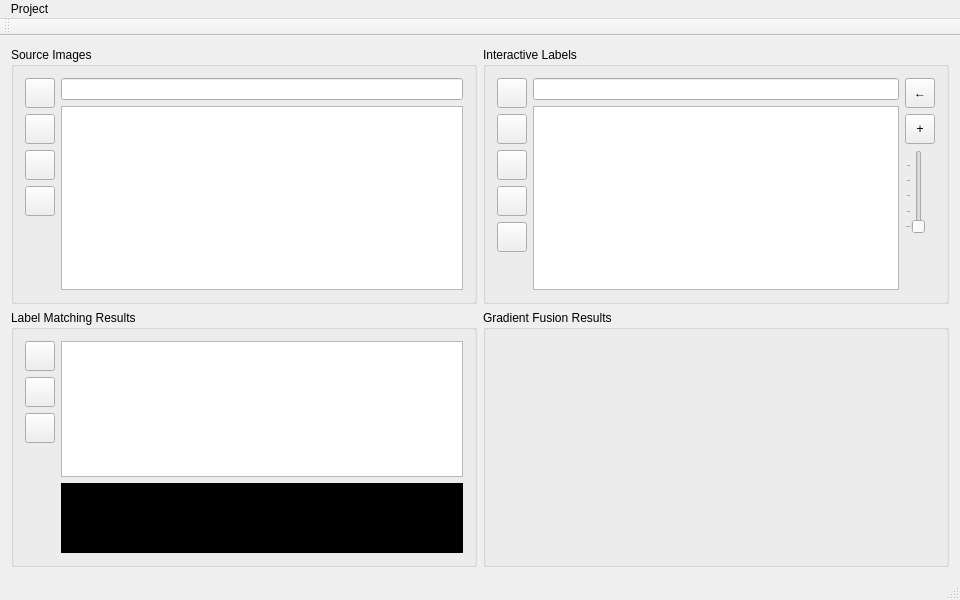
<?xml version="1.0" encoding="UTF-8"?>
<ui version="4.0">
 <class>InteractiveDigitalMontageClass</class>
 <widget class="QMainWindow" name="InteractiveDigitalMontageClass">
  <property name="geometry">
   <rect>
    <x>0</x>
    <y>0</y>
    <width>960</width>
    <height>600</height>
   </rect>
  </property>
  <property name="windowTitle">
   <string>InteractiveDigitalMontage</string>
  </property>
  <widget class="QWidget" name="centralWidget">
   <layout class="QGridLayout" name="gridLayout" rowstretch="1,1" columnstretch="1,1" rowminimumheight="0,0">
    <item row="0" column="0">
     <widget class="QGroupBox" name="groupBox_2">
      <property name="title">
       <string>Source Images</string>
      </property>
      <layout class="QHBoxLayout" name="horizontalLayout">
       <item>
        <layout class="QVBoxLayout" name="verticalLayout">
         <item>
          <widget class="QToolButton" name="toolButtonPreImg1">
           <property name="sizePolicy">
            <sizepolicy hsizetype="Minimum" vsizetype="Fixed">
             <horstretch>0</horstretch>
             <verstretch>0</verstretch>
            </sizepolicy>
           </property>
           <property name="minimumSize">
            <size>
             <width>30</width>
             <height>30</height>
            </size>
           </property>
           <property name="toolTip">
            <string>&lt;html&gt;&lt;head/&gt;&lt;body&gt;&lt;p&gt;Previous Image&lt;/p&gt;&lt;/body&gt;&lt;/html&gt;</string>
           </property>
           <property name="whatsThis">
            <string>&lt;html&gt;&lt;head/&gt;&lt;body&gt;&lt;p&gt;&lt;br/&gt;&lt;/p&gt;&lt;/body&gt;&lt;/html&gt;</string>
           </property>
           <property name="text">
            <string notr="true"/>
           </property>
           <property name="icon">
            <iconset resource="InteractiveDigitalMontage.qrc">
             <normaloff>:/InteractiveDigitalMontage/rsc/Up.png</normaloff>:/InteractiveDigitalMontage/rsc/Up.png</iconset>
           </property>
           <property name="iconSize">
            <size>
             <width>20</width>
             <height>20</height>
            </size>
           </property>
          </widget>
         </item>
         <item>
          <widget class="QToolButton" name="toolButtonNextImg1">
           <property name="sizePolicy">
            <sizepolicy hsizetype="Minimum" vsizetype="Fixed">
             <horstretch>0</horstretch>
             <verstretch>0</verstretch>
            </sizepolicy>
           </property>
           <property name="minimumSize">
            <size>
             <width>30</width>
             <height>30</height>
            </size>
           </property>
           <property name="toolTip">
            <string>&lt;html&gt;&lt;head/&gt;&lt;body&gt;&lt;p&gt;Next Image&lt;/p&gt;&lt;/body&gt;&lt;/html&gt;</string>
           </property>
           <property name="whatsThis">
            <string>&lt;html&gt;&lt;head/&gt;&lt;body&gt;&lt;p&gt;&lt;br/&gt;&lt;/p&gt;&lt;/body&gt;&lt;/html&gt;</string>
           </property>
           <property name="text">
            <string notr="true"/>
           </property>
           <property name="icon">
            <iconset resource="InteractiveDigitalMontage.qrc">
             <normaloff>:/InteractiveDigitalMontage/rsc/Down.png</normaloff>:/InteractiveDigitalMontage/rsc/Down.png</iconset>
           </property>
           <property name="iconSize">
            <size>
             <width>20</width>
             <height>20</height>
            </size>
           </property>
          </widget>
         </item>
         <item>
          <widget class="QToolButton" name="toolButtonAppendSrcImgs">
           <property name="sizePolicy">
            <sizepolicy hsizetype="Minimum" vsizetype="Fixed">
             <horstretch>0</horstretch>
             <verstretch>0</verstretch>
            </sizepolicy>
           </property>
           <property name="minimumSize">
            <size>
             <width>30</width>
             <height>30</height>
            </size>
           </property>
           <property name="toolTip">
            <string>&lt;html&gt;&lt;head/&gt;&lt;body&gt;&lt;p&gt;Append Source Images&lt;/p&gt;&lt;/body&gt;&lt;/html&gt;</string>
           </property>
           <property name="whatsThis">
            <string>&lt;html&gt;&lt;head/&gt;&lt;body&gt;&lt;p&gt;&lt;br/&gt;&lt;/p&gt;&lt;/body&gt;&lt;/html&gt;</string>
           </property>
           <property name="text">
            <string notr="true"/>
           </property>
           <property name="icon">
            <iconset resource="InteractiveDigitalMontage.qrc">
             <normaloff>:/InteractiveDigitalMontage/rsc/LoadFiles.png</normaloff>:/InteractiveDigitalMontage/rsc/LoadFiles.png</iconset>
           </property>
           <property name="iconSize">
            <size>
             <width>20</width>
             <height>20</height>
            </size>
           </property>
          </widget>
         </item>
         <item>
          <widget class="QToolButton" name="toolButtonClearSrcImgs">
           <property name="sizePolicy">
            <sizepolicy hsizetype="Minimum" vsizetype="Fixed">
             <horstretch>0</horstretch>
             <verstretch>0</verstretch>
            </sizepolicy>
           </property>
           <property name="minimumSize">
            <size>
             <width>30</width>
             <height>30</height>
            </size>
           </property>
           <property name="toolTip">
            <string>&lt;html&gt;&lt;head/&gt;&lt;body&gt;&lt;p&gt;Clear all Source Images&lt;/p&gt;&lt;/body&gt;&lt;/html&gt;</string>
           </property>
           <property name="whatsThis">
            <string>&lt;html&gt;&lt;head/&gt;&lt;body&gt;&lt;p&gt;&lt;br/&gt;&lt;/p&gt;&lt;/body&gt;&lt;/html&gt;</string>
           </property>
           <property name="text">
            <string notr="true"/>
           </property>
           <property name="icon">
            <iconset resource="InteractiveDigitalMontage.qrc">
             <normaloff>:/InteractiveDigitalMontage/rsc/DeleteFiles.png</normaloff>:/InteractiveDigitalMontage/rsc/DeleteFiles.png</iconset>
           </property>
           <property name="iconSize">
            <size>
             <width>20</width>
             <height>20</height>
            </size>
           </property>
          </widget>
         </item>
         <item>
          <widget class="QLabel" name="labelSrcLblCol">
           <property name="sizePolicy">
            <sizepolicy hsizetype="Minimum" vsizetype="Preferred">
             <horstretch>0</horstretch>
             <verstretch>0</verstretch>
            </sizepolicy>
           </property>
           <property name="text">
            <string/>
           </property>
           <property name="alignment">
            <set>Qt::AlignCenter</set>
           </property>
          </widget>
         </item>
         <item>
          <spacer name="verticalSpacer">
           <property name="orientation">
            <enum>Qt::Vertical</enum>
           </property>
           <property name="sizeHint" stdset="0">
            <size>
             <width>20</width>
             <height>40</height>
            </size>
           </property>
          </spacer>
         </item>
        </layout>
       </item>
       <item>
        <layout class="QVBoxLayout" name="verticalLayout_4">
         <item>
          <widget class="QLineEdit" name="lineEditSrcImgs">
           <property name="readOnly">
            <bool>true</bool>
           </property>
          </widget>
         </item>
         <item>
          <widget class="MontageGraphicsView" name="graphicsViewSrcImgs">
           <property name="cursor" stdset="0">
            <cursorShape>CrossCursor</cursorShape>
           </property>
          </widget>
         </item>
        </layout>
       </item>
      </layout>
     </widget>
    </item>
    <item row="0" column="1">
     <widget class="QGroupBox" name="groupBox">
      <property name="title">
       <string>Interactive Labels</string>
      </property>
      <layout class="QHBoxLayout" name="horizontalLayout_2">
       <item>
        <layout class="QVBoxLayout" name="verticalLayout_2">
         <item>
          <widget class="QToolButton" name="toolButtonPreImg2">
           <property name="sizePolicy">
            <sizepolicy hsizetype="Minimum" vsizetype="Fixed">
             <horstretch>0</horstretch>
             <verstretch>0</verstretch>
            </sizepolicy>
           </property>
           <property name="minimumSize">
            <size>
             <width>30</width>
             <height>30</height>
            </size>
           </property>
           <property name="toolTip">
            <string>&lt;html&gt;&lt;head/&gt;&lt;body&gt;&lt;p&gt;Previous Image&lt;/p&gt;&lt;/body&gt;&lt;/html&gt;</string>
           </property>
           <property name="whatsThis">
            <string>&lt;html&gt;&lt;head/&gt;&lt;body&gt;&lt;p&gt;&lt;br/&gt;&lt;/p&gt;&lt;/body&gt;&lt;/html&gt;</string>
           </property>
           <property name="text">
            <string notr="true"/>
           </property>
           <property name="icon">
            <iconset resource="InteractiveDigitalMontage.qrc">
             <normaloff>:/InteractiveDigitalMontage/rsc/Up.png</normaloff>:/InteractiveDigitalMontage/rsc/Up.png</iconset>
           </property>
           <property name="iconSize">
            <size>
             <width>20</width>
             <height>20</height>
            </size>
           </property>
          </widget>
         </item>
         <item>
          <widget class="QToolButton" name="toolButtonNextImg2">
           <property name="sizePolicy">
            <sizepolicy hsizetype="Minimum" vsizetype="Fixed">
             <horstretch>0</horstretch>
             <verstretch>0</verstretch>
            </sizepolicy>
           </property>
           <property name="minimumSize">
            <size>
             <width>30</width>
             <height>30</height>
            </size>
           </property>
           <property name="toolTip">
            <string>&lt;html&gt;&lt;head/&gt;&lt;body&gt;&lt;p&gt;Next Image&lt;/p&gt;&lt;/body&gt;&lt;/html&gt;</string>
           </property>
           <property name="whatsThis">
            <string>&lt;html&gt;&lt;head/&gt;&lt;body&gt;&lt;p&gt;&lt;br/&gt;&lt;/p&gt;&lt;/body&gt;&lt;/html&gt;</string>
           </property>
           <property name="text">
            <string notr="true"/>
           </property>
           <property name="icon">
            <iconset resource="InteractiveDigitalMontage.qrc">
             <normaloff>:/InteractiveDigitalMontage/rsc/Down.png</normaloff>:/InteractiveDigitalMontage/rsc/Down.png</iconset>
           </property>
           <property name="iconSize">
            <size>
             <width>20</width>
             <height>20</height>
            </size>
           </property>
          </widget>
         </item>
         <item>
          <widget class="QToolButton" name="toolButtonAppendLoadedLbls">
           <property name="sizePolicy">
            <sizepolicy hsizetype="Minimum" vsizetype="Fixed">
             <horstretch>0</horstretch>
             <verstretch>0</verstretch>
            </sizepolicy>
           </property>
           <property name="minimumSize">
            <size>
             <width>30</width>
             <height>30</height>
            </size>
           </property>
           <property name="toolTip">
            <string>&lt;html&gt;&lt;head/&gt;&lt;body&gt;&lt;p&gt;Load Lables Image. Make Sure:&lt;/p&gt;&lt;p&gt;1. Format is BMP&lt;/p&gt;&lt;p&gt;2. Back-ground Color is Black&lt;/p&gt;&lt;p&gt;3. Fore-ground Color is White&lt;/p&gt;&lt;p&gt;4. The Name of the Image is the Same as the One of the Correspond Source Image.(Eg. 0.bmp matches 0.png)&lt;/p&gt;&lt;p&gt;5. The Size of the Image Follows Rule 4&lt;/p&gt;&lt;/body&gt;&lt;/html&gt;</string>
           </property>
           <property name="whatsThis">
            <string>&lt;html&gt;&lt;head/&gt;&lt;body&gt;&lt;p&gt;&lt;br/&gt;&lt;/p&gt;&lt;/body&gt;&lt;/html&gt;</string>
           </property>
           <property name="text">
            <string notr="true"/>
           </property>
           <property name="icon">
            <iconset resource="InteractiveDigitalMontage.qrc">
             <normaloff>:/InteractiveDigitalMontage/rsc/LoadFiles.png</normaloff>:/InteractiveDigitalMontage/rsc/LoadFiles.png</iconset>
           </property>
           <property name="iconSize">
            <size>
             <width>20</width>
             <height>20</height>
            </size>
           </property>
          </widget>
         </item>
         <item>
          <widget class="QToolButton" name="toolButtonClearLbls">
           <property name="sizePolicy">
            <sizepolicy hsizetype="Minimum" vsizetype="Fixed">
             <horstretch>0</horstretch>
             <verstretch>0</verstretch>
            </sizepolicy>
           </property>
           <property name="minimumSize">
            <size>
             <width>30</width>
             <height>30</height>
            </size>
           </property>
           <property name="toolTip">
            <string>&lt;html&gt;&lt;head/&gt;&lt;body&gt;&lt;p&gt;Clear all Labels&lt;/p&gt;&lt;/body&gt;&lt;/html&gt;</string>
           </property>
           <property name="whatsThis">
            <string>&lt;html&gt;&lt;head/&gt;&lt;body&gt;&lt;p&gt;&lt;br/&gt;&lt;/p&gt;&lt;/body&gt;&lt;/html&gt;</string>
           </property>
           <property name="text">
            <string notr="true"/>
           </property>
           <property name="icon">
            <iconset resource="InteractiveDigitalMontage.qrc">
             <normaloff>:/InteractiveDigitalMontage/rsc/DeleteFiles.png</normaloff>:/InteractiveDigitalMontage/rsc/DeleteFiles.png</iconset>
           </property>
           <property name="iconSize">
            <size>
             <width>20</width>
             <height>20</height>
            </size>
           </property>
          </widget>
         </item>
         <item>
          <widget class="QToolButton" name="toolButtonClearCurrLbl">
           <property name="sizePolicy">
            <sizepolicy hsizetype="Minimum" vsizetype="Fixed">
             <horstretch>0</horstretch>
             <verstretch>0</verstretch>
            </sizepolicy>
           </property>
           <property name="minimumSize">
            <size>
             <width>30</width>
             <height>30</height>
            </size>
           </property>
           <property name="toolTip">
            <string>&lt;html&gt;&lt;head/&gt;&lt;body&gt;&lt;p&gt;Clear Labels on Current Image&lt;/p&gt;&lt;p&gt;Including Loaded Labels and Interactive Labels&lt;/p&gt;&lt;/body&gt;&lt;/html&gt;</string>
           </property>
           <property name="whatsThis">
            <string>&lt;html&gt;&lt;head/&gt;&lt;body&gt;&lt;p&gt;&lt;br/&gt;&lt;/p&gt;&lt;/body&gt;&lt;/html&gt;</string>
           </property>
           <property name="text">
            <string notr="true"/>
           </property>
           <property name="icon">
            <iconset resource="InteractiveDigitalMontage.qrc">
             <normaloff>:/InteractiveDigitalMontage/rsc/Delete.png</normaloff>:/InteractiveDigitalMontage/rsc/Delete.png</iconset>
           </property>
           <property name="iconSize">
            <size>
             <width>20</width>
             <height>20</height>
            </size>
           </property>
          </widget>
         </item>
         <item>
          <spacer name="verticalSpacer_2">
           <property name="orientation">
            <enum>Qt::Vertical</enum>
           </property>
           <property name="sizeHint" stdset="0">
            <size>
             <width>20</width>
             <height>40</height>
            </size>
           </property>
          </spacer>
         </item>
        </layout>
       </item>
       <item>
        <layout class="QVBoxLayout" name="verticalLayout_5">
         <item>
          <widget class="QLineEdit" name="lineEditIntrctLbls">
           <property name="readOnly">
            <bool>true</bool>
           </property>
          </widget>
         </item>
         <item>
          <widget class="MontageGraphicsView" name="graphicsViewIntrctLbls">
           <property name="cursor" stdset="0">
            <cursorShape>CrossCursor</cursorShape>
           </property>
           <property name="mouseTracking">
            <bool>true</bool>
           </property>
          </widget>
         </item>
        </layout>
       </item>
       <item>
        <layout class="QVBoxLayout" name="verticalLayout_7">
         <item>
          <widget class="QToolButton" name="toolButtonErase">
           <property name="sizePolicy">
            <sizepolicy hsizetype="Minimum" vsizetype="Fixed">
             <horstretch>0</horstretch>
             <verstretch>0</verstretch>
            </sizepolicy>
           </property>
           <property name="minimumSize">
            <size>
             <width>30</width>
             <height>30</height>
            </size>
           </property>
           <property name="toolTip">
            <string>&lt;html&gt;&lt;head/&gt;&lt;body&gt;&lt;p&gt;Undo Current Interactive Operation&lt;/p&gt;&lt;/body&gt;&lt;/html&gt;</string>
           </property>
           <property name="whatsThis">
            <string>&lt;html&gt;&lt;head/&gt;&lt;body&gt;&lt;p&gt;&lt;br/&gt;&lt;/p&gt;&lt;/body&gt;&lt;/html&gt;</string>
           </property>
           <property name="text">
            <string notr="true">←</string>
           </property>
           <property name="iconSize">
            <size>
             <width>20</width>
             <height>20</height>
            </size>
           </property>
          </widget>
         </item>
         <item>
          <widget class="QToolButton" name="toolButtonAppendIntrctLabl">
           <property name="sizePolicy">
            <sizepolicy hsizetype="Minimum" vsizetype="Fixed">
             <horstretch>0</horstretch>
             <verstretch>0</verstretch>
            </sizepolicy>
           </property>
           <property name="minimumSize">
            <size>
             <width>30</width>
             <height>30</height>
            </size>
           </property>
           <property name="toolTip">
            <string>&lt;html&gt;&lt;head/&gt;&lt;body&gt;&lt;p&gt;Append Current Interactive Operation&lt;/p&gt;&lt;/body&gt;&lt;/html&gt;</string>
           </property>
           <property name="whatsThis">
            <string>&lt;html&gt;&lt;head/&gt;&lt;body&gt;&lt;p&gt;&lt;br/&gt;&lt;/p&gt;&lt;/body&gt;&lt;/html&gt;</string>
           </property>
           <property name="text">
            <string notr="true">+</string>
           </property>
           <property name="iconSize">
            <size>
             <width>20</width>
             <height>20</height>
            </size>
           </property>
          </widget>
         </item>
         <item>
          <widget class="QSlider" name="verticalSliderStrokeWidth">
           <property name="contextMenuPolicy">
            <enum>Qt::DefaultContextMenu</enum>
           </property>
           <property name="layoutDirection">
            <enum>Qt::LeftToRight</enum>
           </property>
           <property name="minimum">
            <number>10</number>
           </property>
           <property name="maximum">
            <number>100</number>
           </property>
           <property name="singleStep">
            <number>5</number>
           </property>
           <property name="pageStep">
            <number>20</number>
           </property>
           <property name="value">
            <number>10</number>
           </property>
           <property name="orientation">
            <enum>Qt::Vertical</enum>
           </property>
           <property name="tickPosition">
            <enum>QSlider::TicksAbove</enum>
           </property>
          </widget>
         </item>
         <item>
          <spacer name="verticalSpacer_4">
           <property name="orientation">
            <enum>Qt::Vertical</enum>
           </property>
           <property name="sizeHint" stdset="0">
            <size>
             <width>20</width>
             <height>40</height>
            </size>
           </property>
          </spacer>
         </item>
        </layout>
       </item>
      </layout>
     </widget>
    </item>
    <item row="1" column="0">
     <widget class="QGroupBox" name="groupBox_3">
      <property name="title">
       <string>Label Matching Results</string>
      </property>
      <layout class="QHBoxLayout" name="horizontalLayout_3">
       <item>
        <layout class="QVBoxLayout" name="verticalLayout_3">
         <item>
          <widget class="QToolButton" name="toolButtonRunLblMatch">
           <property name="sizePolicy">
            <sizepolicy hsizetype="Minimum" vsizetype="Fixed">
             <horstretch>0</horstretch>
             <verstretch>0</verstretch>
            </sizepolicy>
           </property>
           <property name="minimumSize">
            <size>
             <width>30</width>
             <height>30</height>
            </size>
           </property>
           <property name="toolTip">
            <string>&lt;html&gt;&lt;head/&gt;&lt;body&gt;&lt;p&gt;Run Label Matching&lt;/p&gt;&lt;/body&gt;&lt;/html&gt;</string>
           </property>
           <property name="whatsThis">
            <string>&lt;html&gt;&lt;head/&gt;&lt;body&gt;&lt;p&gt;&lt;br/&gt;&lt;/p&gt;&lt;/body&gt;&lt;/html&gt;</string>
           </property>
           <property name="text">
            <string notr="true"/>
           </property>
           <property name="icon">
            <iconset resource="InteractiveDigitalMontage.qrc">
             <normaloff>:/InteractiveDigitalMontage/rsc/Run.png</normaloff>:/InteractiveDigitalMontage/rsc/Run.png</iconset>
           </property>
           <property name="iconSize">
            <size>
             <width>20</width>
             <height>20</height>
            </size>
           </property>
          </widget>
         </item>
         <item>
          <widget class="QToolButton" name="toolButtonSwitchLblMatchRslts">
           <property name="sizePolicy">
            <sizepolicy hsizetype="Minimum" vsizetype="Fixed">
             <horstretch>0</horstretch>
             <verstretch>0</verstretch>
            </sizepolicy>
           </property>
           <property name="minimumSize">
            <size>
             <width>30</width>
             <height>30</height>
            </size>
           </property>
           <property name="toolTip">
            <string>&lt;html&gt;&lt;head/&gt;&lt;body&gt;&lt;p&gt;See another Result&lt;/p&gt;&lt;/body&gt;&lt;/html&gt;</string>
           </property>
           <property name="whatsThis">
            <string>&lt;html&gt;&lt;head/&gt;&lt;body&gt;&lt;p&gt;&lt;br/&gt;&lt;/p&gt;&lt;/body&gt;&lt;/html&gt;</string>
           </property>
           <property name="text">
            <string notr="true"/>
           </property>
           <property name="icon">
            <iconset resource="InteractiveDigitalMontage.qrc">
             <normaloff>:/InteractiveDigitalMontage/rsc/Exchange.png</normaloff>:/InteractiveDigitalMontage/rsc/Exchange.png</iconset>
           </property>
           <property name="iconSize">
            <size>
             <width>20</width>
             <height>20</height>
            </size>
           </property>
          </widget>
         </item>
         <item>
          <widget class="QToolButton" name="toolButtonClearTextEditLblMatchReslts">
           <property name="sizePolicy">
            <sizepolicy hsizetype="Minimum" vsizetype="Fixed">
             <horstretch>0</horstretch>
             <verstretch>0</verstretch>
            </sizepolicy>
           </property>
           <property name="minimumSize">
            <size>
             <width>30</width>
             <height>30</height>
            </size>
           </property>
           <property name="toolTip">
            <string>&lt;html&gt;&lt;head/&gt;&lt;body&gt;&lt;p&gt;Clear Output&lt;/p&gt;&lt;/body&gt;&lt;/html&gt;</string>
           </property>
           <property name="whatsThis">
            <string>&lt;html&gt;&lt;head/&gt;&lt;body&gt;&lt;p&gt;&lt;br/&gt;&lt;/p&gt;&lt;/body&gt;&lt;/html&gt;</string>
           </property>
           <property name="text">
            <string notr="true"/>
           </property>
           <property name="icon">
            <iconset resource="InteractiveDigitalMontage.qrc">
             <normaloff>:/InteractiveDigitalMontage/rsc/Delete.png</normaloff>:/InteractiveDigitalMontage/rsc/Delete.png</iconset>
           </property>
           <property name="iconSize">
            <size>
             <width>20</width>
             <height>20</height>
            </size>
           </property>
          </widget>
         </item>
         <item>
          <spacer name="verticalSpacer_3">
           <property name="orientation">
            <enum>Qt::Vertical</enum>
           </property>
           <property name="sizeHint" stdset="0">
            <size>
             <width>20</width>
             <height>40</height>
            </size>
           </property>
          </spacer>
         </item>
        </layout>
       </item>
       <item>
        <layout class="QVBoxLayout" name="verticalLayout_6" stretch="5,1">
         <item>
          <widget class="MontageGraphicsView" name="graphicsViewLblMatchRslts">
           <property name="cursor" stdset="0">
            <cursorShape>CrossCursor</cursorShape>
           </property>
          </widget>
         </item>
         <item>
          <widget class="QTextEdit" name="textEditLblMatchReslts">
           <property name="sizePolicy">
            <sizepolicy hsizetype="Expanding" vsizetype="Expanding">
             <horstretch>0</horstretch>
             <verstretch>0</verstretch>
            </sizepolicy>
           </property>
           <property name="styleSheet">
            <string notr="true">background-color: rgb(0, 0, 0);
color: rgb(255, 255, 255);</string>
           </property>
           <property name="readOnly">
            <bool>true</bool>
           </property>
          </widget>
         </item>
        </layout>
       </item>
      </layout>
     </widget>
    </item>
    <item row="1" column="1">
     <widget class="QGroupBox" name="groupBox_4">
      <property name="title">
       <string>Gradient Fusion Results</string>
      </property>
     </widget>
    </item>
   </layout>
  </widget>
  <widget class="QMenuBar" name="menuBar">
   <property name="geometry">
    <rect>
     <x>0</x>
     <y>0</y>
     <width>960</width>
     <height>26</height>
    </rect>
   </property>
   <widget class="QMenu" name="menuProject">
    <property name="title">
     <string>Project</string>
    </property>
    <widget class="QMenu" name="menuLanguage">
     <property name="title">
      <string>Language</string>
     </property>
     <addaction name="actionChinese"/>
     <addaction name="actionEnglish"/>
    </widget>
    <addaction name="menuLanguage"/>
   </widget>
   <addaction name="menuProject"/>
  </widget>
  <widget class="QToolBar" name="mainToolBar">
   <attribute name="toolBarArea">
    <enum>TopToolBarArea</enum>
   </attribute>
   <attribute name="toolBarBreak">
    <bool>false</bool>
   </attribute>
  </widget>
  <widget class="QStatusBar" name="statusBar"/>
  <action name="actionChinese">
   <property name="text">
    <string>Chinese</string>
   </property>
  </action>
  <action name="actionEnglish">
   <property name="text">
    <string>English</string>
   </property>
  </action>
 </widget>
 <layoutdefault spacing="6" margin="11"/>
 <customwidgets>
  <customwidget>
   <class>MontageGraphicsView</class>
   <extends>QGraphicsView</extends>
   <header>montagegraphicsview.h</header>
  </customwidget>
 </customwidgets>
 <resources>
  <include location="InteractiveDigitalMontage.qrc"/>
 </resources>
 <connections/>
</ui>
